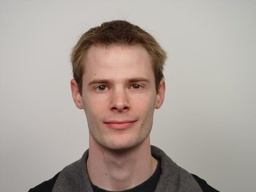
#> input picture IMM-Frontal Face DB SMALL/02_04.jpg, 256 x 192 px, shrunk from 800 x 600 before the run
$ python main.py   (Python 2 division)
#> lines starting #> are read from the running program, lines starting #| are printed output that depends on the picture; after the words box and inside, x2 and y2 are one past the last pixel; in counts of white or black regions, pixels touching at a corner belong together
import matplotlib.pyplot as plt
import skimage.measure as measure
from PIL import Image
from skimage.measure import label
import numpy as np
import math
import cv2

kernel = np.ones((5,5),np.uint8)
STREL_4 = np.array([
        [0,0,0,1,0,0,0],
        [0,1,1,1,1,1,0],
        [0,1,1,1,1,1,0],
        [1,1,1,1,1,1,1],
        [0,1,1,1,1,1,0],
        [0,1,1,1,1,1,0],
        [0,0,0,1,0,0,0]], dtype=np.uint8)

def diamanteMask(n):#numero impar
    cuadrado = np.zeros((n,n),np.uint8)
    for i in range(0,n):
        q=int(n/2)
        if i<=q:
            for j in range(q-i,q+i+1):
                cuadrado[i][j]=255
        else:
            for x in range(i-q,n-(i-q)):
                cuadrado[i][x]=255

    #print (cuadrado)
    return cuadrado

def binaryimg(img):
    rows,cols=img.shape
    Umbral=120
    new_img=np.zeros_like(img, np.uint8)
    for i in range(0,rows):
        for j in range(0,cols):
            if img[i][j]>Umbral:#255/2:
                new_img[i][j]=255
            else:
                new_img[i][j]=0
    return new_img
def erosion(img,M,x,y):
    Ah = np.size(img, 0)
    Aw = np.size(img, 1)
    NI = np.zeros_like(img, np.uint8)
    A = np.asarray( img )
    Mh=len(M)
    Mw=len(M[0])

    for i in range (0,Ah):
        for j in range(0,Aw):
            #if i + Mh-1<Ah and j+Mw-1<Aw:
            if i+x<Ah and j+y<Aw:
                contA=0
                contM=0
                for k in range(0,Mh):
                    for l in range(0,Mw):
                        if M[k][l]==255:
                            contM+=1
                            if i+k<Ah and j+l<Aw:
                                if A[i+k][j+l]==255:
                                    contA+=1
                if contA==contM:
                    #if NI[i+k][j+l]!=255:
                    #if NI[i+x][j+y]!=255:
                    NI[i+x][j+y]=255

    #img1 = Image.fromarray(NI)
    img_erosion = cv2.erode(img, M, iterations=1)
    # [4 lines of commented-out code are left out]
    return img_erosion
    """rows,cols=binImg.shape
    rowsKernel=len(kernelp)
    colsKernel=len(kernelp[0])
    img_dilatasion= np.zeros((rows,cols))
    posx=x;
    posy=y;
    for x in range (0,rows-rowsKernel):
        for y in range(0,cols-colsKernel):
            if binImg[x+posx][y+posy]==255:
                for k in range (0,rowsKernel):
                    for l in range (0,colsKernel):
                        if kernelp[k][l]==255:
                            if img_dilatasion[x+k][y+l]!=255:
                                img_dilatasion[x+k][y+l]=255

    cv2.imshow('dilatacion mio ', img_dilatasion)
    cv2.waitKey(0)"""
    """dilatasion = cv2.dilate(binImg,kernel,iterations = 1)
    cv2.imshow('dilatacion', dilatasion)
    cv2.waitKey(0)"""
    #return img_dilatasion
def dilatasion(img,M,x,y):
    Ah = np.size(img, 0)
    Aw = np.size(img, 1)
    NI = img.copy()#np.zeros_like(img, np.uint8)
    A = np.asarray( img )
    Mh=len(M)
    Mw=len(M[0])
    for i in range (0,Ah):
        for j in range(0,Aw):
            #if i + Mh-1<Ah and j+Mw-1<Aw:
            if i+x<Ah and j+y<Aw:
                if A[i+x][j+y]==255:
                    for k in range(0,Mh):
                        for l in range(0,Mw):
                            if M[k][l]==255:
                                if i+k<Ah and j+l<Aw:
                                    if NI[i+k][j+l]!=255:
                                        NI[i+k][j+l]=255
    #img1 = Image.fromarray(NI)
    #img1.save('dilatasion.png')
    dilatasion = cv2.dilate(img,kernel,iterations = 1)
    #cv2.imshow('dilatacion', dilatasion)
    #cv2.waitKey(0)
    return dilatasion
def closing(binImg,kerneln,x,y):
    new_img=dilatasion(binImg,kerneln,x,y)
    resulIMG=erosion(new_img,kerneln,x,y)
    # [6 lines of commented-out code are left out]
    return resulIMG
def Sobel(img):
    rows,cols=img.shape
    new_image = img.copy()
    Gx_img=img.copy()
    Gy_img=img.copy()

    for i in range(1, rows-1):
        for j in range(1, cols-1):
            x=(-1*int(img[i-1][j-1]) + 0*int(img[i-1][j]) +  1*int(img[i-1][j+1]) +
                          -2*int(img[i][j-1])   + 0*int(img[i][j])   +  2*int(img[i][j+1]) +
                          -1*int(img[i+1][j+1]) + 0*int(img[i+1][j]) +  1* int(img[i+1][j+1]))
            if x < 0 :
                Gx_img[i][j] = 0
            elif x > 255 :
                 Gx_img[i][j] = 255
            else:
                Gx_img[i][j] = x
            y=(-1*int(img[i-1][j-1]) + -2*int(img[i-1][j]) + -1*int(img[i-1][j+1]) +
                           0*int(img[i][j-1])   + 0*int(img[i][j])   +  0*int(img[i][j+1]) +
                           1*int(img[i+1][j+1]) + 2*int(img[i+1][j]) +  1* int(img[i+1][j+1]))
            if y < 0 :
                Gy_img[i][j] = 0
            elif y > 255 :
                 Gy_img[i][j] = 255
            else:
                Gy_img[i][j] = y
    # cv2.imshow('SobelGX', Gx_img)
    # cv2.waitKey()
    # cv2.imshow('SobelGY', Gy_img)
    for i in range(0, rows-1):
        for j in range(0, cols-1):
            sum = int(Gx_img[i][j]) + int(Gy_img[i][j])
            if sum < 0 :
                new_image[i][j] = 0
            elif sum > 255 :
                 new_image[i][j] = 255
            else:
                new_image[i][j] = sum

    return new_image
def Identification_face_region(imgGrayscale,path):
    #Leer la imagen de Original a color
    OriginImg = cv2.imread(path)

    #Hallar los bordes utilizando el operador Sobel
    new_img=Sobel(imgGrayscale)
    new_img=binaryimg(new_img)
    #cv2.imshow('Op SOBEL',new_img)
    #cv2.waitKey()

    #Dilated image
    new_img=dilatasion(new_img,kernel,0,0)
    col,row=new_img.shape
    #cv2.imshow('Dilatation',new_img)
    #cv2.waitKey()

    #Geometrical operations to find the minimum row and minimum column
    rowF=row/2
    colF=0
    for i in range(5,row/2):
        for j in range(5,col-10):
            if new_img[i][j]==255 and i<rowF:
                colF=j
                rowF=i;
    rowS=0
    colS=col/2
    for i in range(5,row/2):
        for j in range(5,col/2):
            if new_img[i][j]==255 and j<colS:
                colS=j
                rowS=i;
    h=abs(rowS-rowF)
    w=abs(colS-colF)
    img=new_img.copy()
    img_rsz=np.zeros((2*h,2*w))
    CutImg=np.zeros((2*h,2*w,3))
    x=0
    y=0
    for i in range(rowF,rowF+2*h):
        for j in range(colS,colS+2*w):
            img_rsz[x][y]=img[i][j]
            y=y+1
        x=x+1
        y=0


    #Cropped face region image
    cropped = OriginImg[rowF:rowF+2*h, colS:colS+2*w]
    #cv2.imshow("cropped", cropped)
    #cv2.waitKey(0)
    ListImg=[cropped,img_rsz]

    return ListImg

def Extraction_eyes(ListImg,path):
    diamond=diamanteMask(9)

    new_img=ListImg[1]  #return the dilated image as shown in figure 3(b)
    img_origin=ListImg[0]

    #Morphological closing operation with diamond structuring element
    img=closing(new_img,diamond,4,4)

    #operation erotion
    img=erosion(img,STREL_4,3,3)
    cv2.imshow('erosion', img)
    cv2.waitKey(0)

    """operation erotion Centroid of white regions in the image is
    computed for calculation of distance, angle between white areas."""

    height,Weight = img.shape
    label_img = label(img, connectivity=img.ndim)
    props = measure.regionprops(label_img)
    cp=[]
    for pr in props:
        c=pr['centroid']
        #print("C:")
        #print(c)
        if int(c[1])>=(Weight/9) and int(c[1])<=Weight-(Weight/9):
            if int(c[0])>=(height/2):
                cp.append(c);
    if len(cp)!=2:
        #print("size:CP "+ str(len(cp)))
        EyesP=[]
        for c in range(0,len(cp)):
            for p in range(c,len(cp)):
                if cp[c]!=cp[p]:
                    #print("pares:("+str(c)+str(p) +")")
                    x = cp[p][0] - cp[c][0]
                    y = cp[p][1] - cp[c][1]
                    angle = (math.atan2(x,y) * 180.0 )/ math.pi
                    theta = abs(angle)
                    print("centroid jjj")
                    print(cp[c])
                    print(cp[p])
                    print("theta:"+str(theta))
                    dist = math.hypot(y,x)
                    print("Distancia entre centroides" + str(dist))


                    if theta>177 and theta<180  and cp[p][0]>150 and cp[c][0]>150 :
                        print("\n")
                        print("centroid ")
                        print(cp[c])
                        print(cp[p])
                        print("theta:"+str(theta))
                        EyesP.append(cp[c])
                        EyesP.append(cp[p])
                        print("Distancia centroides" + str(dist))
                    """if dist>110 and dist<118:
                        # [4 lines of commented-out code are left out]
                        EyesP.append(cp[c])
                        EyesP.append(cp[p])"""
                print("\n")

        if len(EyesP)>=2:
            #print("EYES P")
            h = 40
            A=EyesP[0]
            B=EyesP[1]
            print("A")
            print(A)
            print("B")
            print(B)
            cv2.rectangle (img_origin, (int(A[1])-h,int(A[0])+h), (int(A[1])+h,int(A[0])-h), (0,0,255),3)
            cv2.rectangle (img_origin, (int(B[1])-h,int(B[0])+h), (int(B[1])+h,int(B[0])-h), (0,0,255),3)
        else:
            print("No se hallaron puntos")

    cv2.imwrite('Ycrcb.png', img_origin)
    cv2.imshow('img',img_origin)
    cv2.waitKey(0)

if __name__=='__main__':

    #path = "../IMM-Frontal Face DB SMALL/01_01.jpg"
    path = "../IMM-Frontal Face DB SMALL/02_04.jpg"
    #path = "../IMM-Frontal Face DB SMALL/06_08.jpg"

    #path = "../IMM-Frontal Face DB SMALL/09_04.jpg" #RECONOCE OJO Y NARIZ JEJEJEJE
    img = cv2.imread(path, cv2.IMREAD_GRAYSCALE) #Preprocessing
#> img: shape (192, 256); min 8, max 206, mean 161.7

    new_img=Identification_face_region(img,path)
#> in Identification_face_region, OriginImg is the input picture: shape (192, 256, 3); mean B, G, R 152, 159, 170.7
#> after the loop in Sobel, `for i in range(0, rows-1):`:
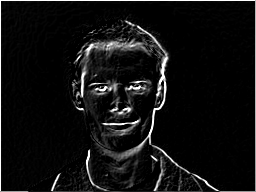
#> new_image: shape (192, 256); min 0, max 255, mean 16.8
#> after the loop in binaryimg, `for i in range(0,rows):`:
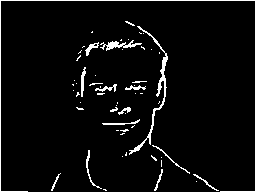
#> new_img: shape (192, 256); 4.5% white in thin lines or dots
#> in dilatasion, `Ah = np.size(img, 0)`: Ah = 192
#> in dilatasion, `Aw = np.size(img, 1)`: Aw = 256
#> in dilatasion, `dilatasion = cv2.dilate(img,kernel,iterations = 1)`: dilatasion: shape (192, 256); 16% white; 13 white regions, largest, box (x1, y1, x2, y2) and area: (0, 0, 256, 192) 4552, (74, 37, 147, 63) 856, (100, 117, 142, 137) 414
#> after the loop in Identification_face_region, `for i in range(rowF,rowF+2*h):`:
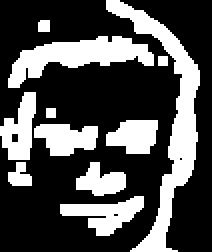
#> img_rsz: shape (126, 106) float64 (shown 2 times larger); 31.2% white; 11 white regions, largest, box (x1, y1, x2, y2) and area: (53, 0, 100, 126) 1371, (4, 18, 77, 44) 856, (30, 98, 72, 118) 414
#> after the loop in Identification_face_region, `for i in range(rowF,rowF+2*h):`: x = 126
#> in Identification_face_region, `cropped = OriginImg[rowF:rowF+2*h, colS:colS+2*w]`:
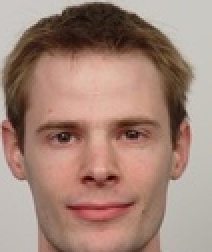
#> cropped: shape (126, 106, 3) (shown 2 times larger); mean B, G, R 120.7, 133.4, 163.5
#> new_img = 2 items
    Extraction_eyes(new_img,path)
#> call 2 of dilatasion, with M = array of shape (9, 9), x = 4, y = 4
#> in dilatasion (call 2), `Ah = np.size(img, 0)`: Ah = 126
#> in dilatasion (call 2), `Aw = np.size(img, 1)`: Aw = 106
#> after the loop in dilatasion (call 2), `for i in range (0,Ah):`: NI: shape (126, 106) float64; 58.6% white; 7 black regions (1 under 20 px), largest, box (x1, y1, x2, y2) and area: (0, 74, 75, 126) 1555, (67, 0, 106, 126) 1366, (19, 33, 86, 63) 1343, (0, 0, 63, 39) 923, (49, 74, 83, 98) 261, (0, 44, 7, 59) 64
#> in dilatasion (call 2), `dilatasion = cv2.dilate(img,kernel,iterations = 1)`:
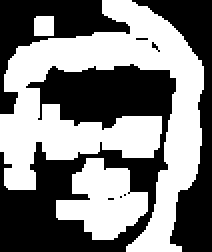
#> dilatasion: shape (126, 106) float64 (shown 2 times larger); 49.9% white; 3 white regions, box (x1, y1, x2, y2) and area: (0, 0, 102, 126) 5422, (28, 79, 74, 120) 1141, (17, 8, 27, 18) 99
#> in erosion, `Ah = np.size(img, 0)`: Ah = 126
#> in erosion, `Aw = np.size(img, 1)`: Aw = 106
#> after the loop in erosion, `for i in range (0,Ah):`: NI: shape (126, 106); 21.9% white; 5 white regions (1 under 20 px), largest, box (x1, y1, x2, y2) and area: (6, 4, 98, 122) 1596, (4, 48, 50, 91) 613, (32, 83, 70, 116) 480, (52, 62, 77, 75) 230
#> in erosion, `img_erosion = cv2.erode(img, M, iterations=1)`: img_erosion: shape (126, 106) float64; 23% white; 5 white regions (1 under 20 px), largest, box (x1, y1, x2, y2) and area: (6, 0, 98, 126) 1693, (0, 48, 50, 91) 660, (32, 83, 70, 116) 480, (52, 62, 77, 75) 230
#> call 2 of erosion, with M = array of shape (7, 7), x = 3, y = 3
#> after the loop in erosion (call 2), `for i in range (0,Ah):`:
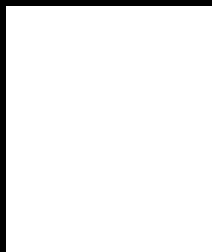
#> NI: shape (126, 106) (shown 2 times larger); 94.9% white; 1 black region, box (x1, y1, x2, y2) and area: (0, 0, 106, 126) 687
#> in erosion (call 2), `img_erosion = cv2.erode(img, M, iterations=1)`: img_erosion: shape (126, 106) float64; 6.2% white; 14 white regions (4 under 20 px), largest, box (x1, y1, x2, y2) and area: (0, 60, 16, 78) 133, (28, 23, 65, 29) 117, (85, 57, 94, 92) 95
#> in Extraction_eyes, `label_img = label(img, connectivity=img.ndim)`:
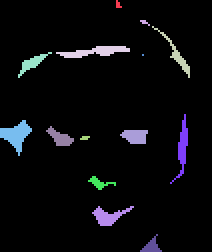
#> label_img: shape (126, 106) int64 (shown 2 times larger); 15 distinct labels, from 0 to 14; one colour per label, 0 black
#> in Extraction_eyes, `props = measure.regionprops(label_img)`: props = 14 regions; largest, box (x1, y1, x2, y2) and area: (0, 60, 16, 78) 133, (28, 23, 65, 29) 117, (85, 57, 94, 92) 95, (46, 103, 67, 113) 93, (60, 65, 74, 72) 77
#> the loop in Extraction_eyes, `for pr in props:` made 14 passes
#> c on passes 1 to 12: (1.88, 58.62), (10.71, 71.86), (27.03, 87.91), (25.38, 47.12), (31.12, 15.67), (27, 71), (73.16, 90.83), (67.08, 7.71), (68.43, 29.62), (67.7, 67.17), (68.5, 42), (91.05, 49.41)
#> after the loop in Extraction_eyes, `for pr in props:`: cp = [(73.16, 90.83), (68.43, 29.62), (67.7, 67.17), (68.5, 42), (91.05, 49.41), (107.6, 53.89), (122.8, 75.36)]
#> the loop in Extraction_eyes, `for c in range(0,len(cp)):` made 7 passes
#> (printed output is left out)
#> after the loop in Extraction_eyes, `for c in range(0,len(cp)):`: EyesP = []

$ run again, with IMM-Frontal Face DB SMALL/01_01.jpg copied over IMM-Frontal Face DB SMALL/02_04.jpg
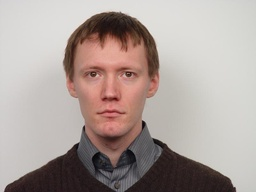
#> input picture IMM-Frontal Face DB SMALL/01_01.jpg, 256 x 192 px, shrunk from 800 x 600 before the run
#> in Identification_face_region, OriginImg is the input picture: shape (192, 256, 3); mean B, G, R 155.2, 160, 172.3
#> after the loop in binaryimg, `for i in range(0,rows):`:
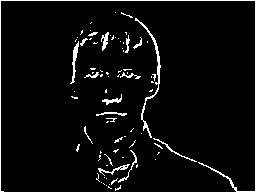
#> new_img: shape (192, 256); 4.6% white in thin lines or dots
#> in dilatasion, `Ah = np.size(img, 0)`: Ah = 192
#> in dilatasion, `Aw = np.size(img, 1)`: Aw = 256
#> dilatasion: shape (192, 256); 17.4% white; 16 white regions, largest, box (x1, y1, x2, y2) and area: (0, 0, 256, 192) 4098, (68, 28, 144, 86) 1351, (94, 138, 140, 192) 1224
#> after the loop in Identification_face_region, `for i in range(rowF,rowF+2*h):`: x = 142
#> `new_img=Identification_face_region(img,path)`: new_img = 2 items
#> dilatasion: shape (142, 90) float64; 57.8% white; 12 black regions (6 under 20 px), largest, box (x1, y1, x2, y2) and area: (0, 34, 85, 142) 3676, (0, 0, 73, 48) 1023, (62, 0, 90, 23) 246, (80, 91, 90, 124) 209, (70, 128, 86, 142) 142, (15, 133, 28, 142) 63
#> in erosion, `Ah = np.size(img, 0)`: Ah = 142
#> in erosion, `Aw = np.size(img, 1)`: Aw = 90
#> img_erosion: shape (142, 90) float64; 26% white; 7 white regions (1 under 20 px), largest, box (x1, y1, x2, y2) and area: (0, 0, 90, 140) 2153, (28, 79, 59, 113) 411, (15, 58, 73, 69) 405, (45, 118, 68, 142) 237, (16, 116, 25, 134) 86, (8, 134, 12, 142) 29
#> img_erosion: shape (142, 90) float64; 6.5% white; 16 white regions (8 under 20 px), largest, box (x1, y1, x2, y2) and area: (8, 20, 44, 39) 278, (69, 11, 90, 39) 134, (80, 63, 90, 88) 107
#> in Extraction_eyes, `label_img = label(img, connectivity=img.ndim)`:
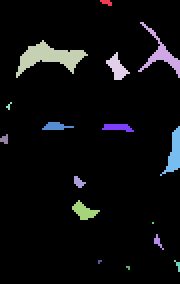
#> label_img: shape (142, 90) int64 (shown 2 times larger); 17 distinct labels, from 0 to 16; one colour per label, 0 black
#> props = 16 regions; largest, box (x1, y1, x2, y2) and area: (8, 20, 44, 39) 278, (69, 11, 90, 39) 134, (80, 63, 90, 88) 107, (53, 26, 65, 40) 76, (36, 100, 50, 110) 69
#> the loop in Extraction_eyes, `for pr in props:` made 16 passes
#> c on passes 1 to 8: (0.75, 52.83), (26.8, 80.21), (28.12, 24.28), (33.37, 58.13), (52.6, 4), (62.76, 27.39), (63.25, 58.45), (76.07, 86.66)
#> after the loop in Extraction_eyes, `for pr in props:`: cp = [(90.62, 38.9), (105.2, 41.59), (111, 76), (120.4, 78.53), (130.3, 49.33), (133.3, 63.67)]
#> the loop in Extraction_eyes, `for c in range(0,len(cp)):` made 6 passes
#> (printed output is left out)
#> after the loop in Extraction_eyes, `for c in range(0,len(cp)):`: EyesP = []

$ run again, with IMM-Frontal Face DB SMALL/06_08.jpg copied over IMM-Frontal Face DB SMALL/02_04.jpg
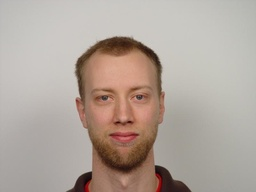
#> input picture IMM-Frontal Face DB SMALL/06_08.jpg, 256 x 192 px, shrunk from 800 x 600 before the run
#> in Identification_face_region, OriginImg is the input picture: shape (192, 256, 3); mean B, G, R 155.5, 164.3, 176.7
#> after the loop in binaryimg, `for i in range(0,rows):`:
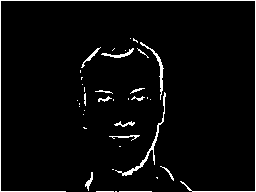
#> new_img: shape (192, 256); 3.8% white in thin lines or dots
#> in dilatasion, `Ah = np.size(img, 0)`: Ah = 192
#> in dilatasion, `Aw = np.size(img, 1)`: Aw = 256
#> dilatasion: shape (192, 256); 13.4% white; 12 white regions, largest, box (x1, y1, x2, y2) and area: (75, 36, 168, 178) 2513, (0, 0, 256, 192) 2396, (126, 86, 153, 103) 314
#> after the loop in Identification_face_region, `for i in range(rowF,rowF+2*h):`: x = 124
#> `new_img=Identification_face_region(img,path)`: new_img = 2 items
#> dilatasion: shape (124, 106) float64; 41.7% white; 5 white regions, box (x1, y1, x2, y2) and area: (0, 0, 95, 124) 3458, (30, 81, 69, 115) 896, (49, 48, 80, 69) 531, (16, 50, 43, 70) 474, (4, 87, 16, 97) 117
#> in erosion, `Ah = np.size(img, 0)`: Ah = 124
#> in erosion, `Aw = np.size(img, 1)`: Aw = 106
#> img_erosion: shape (124, 106) float64; 16.9% white; 6 white regions (1 under 20 px), largest, box (x1, y1, x2, y2) and area: (0, 0, 91, 124) 1530, (53, 52, 76, 65) 224, (20, 54, 39, 66) 191, (34, 98, 65, 111) 156, (39, 85, 60, 92) 113
#> img_erosion: shape (124, 106) float64; 3.5% white; 11 white regions (6 under 20 px), largest, box (x1, y1, x2, y2) and area: (49, 0, 84, 24) 205, (56, 55, 70, 62) 74, (24, 57, 36, 63) 57, (70, 110, 78, 124) 50, (10, 14, 26, 26) 45
#> in Extraction_eyes, `label_img = label(img, connectivity=img.ndim)`:
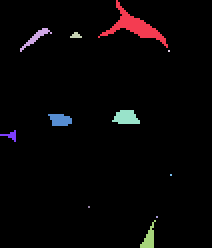
#> label_img: shape (124, 106) int64 (shown 2 times larger); 12 distinct labels, from 0 to 11; one colour per label, 0 black
#> props = 11 regions; largest, box (x1, y1, x2, y2) and area: (49, 0, 84, 24) 205, (56, 55, 70, 62) 74, (24, 57, 36, 63) 57, (70, 110, 78, 124) 50, (10, 14, 26, 26) 45
#> the loop in Extraction_eyes, `for pr in props:` made 11 passes
#> c on passes 1 to 8: (12.93, 66.89), (18.36, 17.49), (17.33, 37.5), (25, 84), (58.32, 62.64), (59.49, 29.67), (67.32, 5), (87, 85)
#> after the loop in Extraction_eyes, `for pr in props:`: cp = [(87, 85), (103, 44), (108, 78), (118.8, 74.08)]
#> the loop in Extraction_eyes, `for c in range(0,len(cp)):` made 4 passes
#> (printed output is left out)
#> after the loop in Extraction_eyes, `for c in range(0,len(cp)):`: EyesP = []

$ run again, with IMM-Frontal Face DB SMALL/09_04.jpg copied over IMM-Frontal Face DB SMALL/02_04.jpg
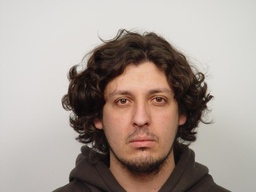
#> input picture IMM-Frontal Face DB SMALL/09_04.jpg, 256 x 192 px, shrunk from 800 x 600 before the run
#> in Identification_face_region, OriginImg is the input picture: shape (192, 256, 3); mean B, G, R 148.8, 156.1, 168.3
#> in dilatasion, `Ah = np.size(img, 0)`: Ah = 192
#> in dilatasion, `Aw = np.size(img, 1)`: Aw = 256
#> dilatasion: shape (192, 256); 21.6% white; 23 white regions, largest, box (x1, y1, x2, y2) and area: (0, 0, 256, 192) 4456, (60, 45, 166, 192) 4049, (145, 90, 173, 110) 410
#> after the loop in Identification_face_region, `for i in range(rowF,rowF+2*h):`: x = 156
#> `new_img=Identification_face_region(img,path)`: new_img = 2 items
#> dilatasion: shape (156, 126) float64; 55.5% white; 11 black regions (4 under 20 px), largest, box (x1, y1, x2, y2) and area: (48, 42, 126, 156) 3197, (0, 0, 96, 90) 2902, (0, 88, 51, 156) 1649
#> in erosion, `Ah = np.size(img, 0)`: Ah = 156
#> in erosion, `Aw = np.size(img, 1)`: Aw = 126
#> img_erosion: shape (156, 126) float64; 26.7% white; 12 white regions (6 under 20 px), largest, box (x1, y1, x2, y2) and area: (0, 0, 126, 156) 4580, (87, 123, 113, 156) 316, (9, 28, 28, 60) 155, (116, 109, 126, 121) 88, (119, 88, 126, 97) 52, (39, 11, 46, 24) 32
#> img_erosion: shape (156, 126) float64; 9.6% white; 17 white regions (7 under 20 px), largest, box (x1, y1, x2, y2) and area: (37, 26, 101, 83) 829, (70, 96, 91, 123) 326, (13, 97, 56, 134) 302
#> in Extraction_eyes, `label_img = label(img, connectivity=img.ndim)`:
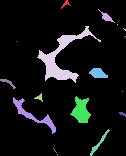
#> label_img: shape (156, 126) int64; 18 distinct labels, from 0 to 17; one colour per label, 0 black
#> props = 17 regions; largest, box (x1, y1, x2, y2) and area: (37, 26, 101, 83) 829, (70, 96, 91, 123) 326, (13, 97, 56, 134) 302, (89, 68, 108, 78) 133, (90, 129, 110, 156) 93
#> the loop in Extraction_eyes, `for pr in props:` made 17 passes
#> c on passes 1 to 8: (3.54, 65.29), (16.68, 106.1), (24, 117), (57.16, 61.18), (29, 124.2), (36.5, 124.5), (41, 16), (72.95, 97.7)
#> after the loop in Extraction_eyes, `for pr in props:`: cp = [(97.09, 39), (110.3, 80.73), (114.8, 33.09), (142.9, 98.59), (150, 54.4), (154, 57)]
#> the loop in Extraction_eyes, `for c in range(0,len(cp)):` made 6 passes
#> (printed output is left out)
#> after the loop in Extraction_eyes, `for c in range(0,len(cp)):`: EyesP = []
